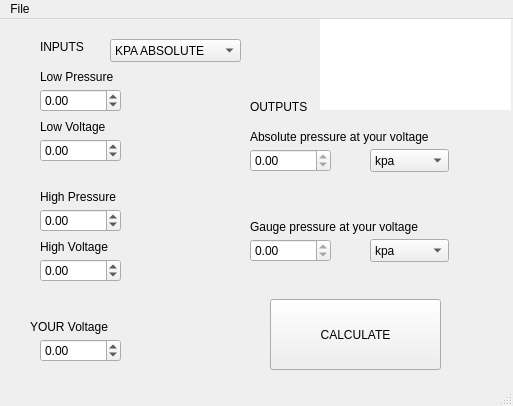
<?xml version="1.0" encoding="UTF-8"?>
<ui version="4.0">
 <class>MainWindow</class>
 <widget class="QMainWindow" name="MainWindow">
  <property name="windowModality">
   <enum>Qt::WindowModality::NonModal</enum>
  </property>
  <property name="geometry">
   <rect>
    <x>0</x>
    <y>0</y>
    <width>513</width>
    <height>406</height>
   </rect>
  </property>
  <property name="sizePolicy">
   <sizepolicy hsizetype="Preferred" vsizetype="Preferred">
    <horstretch>0</horstretch>
    <verstretch>0</verstretch>
   </sizepolicy>
  </property>
  <property name="minimumSize">
   <size>
    <width>513</width>
    <height>406</height>
   </size>
  </property>
  <property name="maximumSize">
   <size>
    <width>513</width>
    <height>406</height>
   </size>
  </property>
  <property name="windowTitle">
   <string>Pressure or Map sensor scaling calculator V1.0</string>
  </property>
  <property name="windowIcon">
   <iconset>
    <normaloff>whole TB logo.ico</normaloff>whole TB logo.ico</iconset>
  </property>
  <property name="autoFillBackground">
   <bool>true</bool>
  </property>
  <property name="animated">
   <bool>false</bool>
  </property>
  <widget class="QWidget" name="centralwidget">
   <widget class="QComboBox" name="inPressureComboBox">
    <property name="geometry">
     <rect>
      <x>110</x>
      <y>20</y>
      <width>131</width>
      <height>23</height>
     </rect>
    </property>
    <property name="currentIndex">
     <number>0</number>
    </property>
    <item>
     <property name="text">
      <string>KPA ABSOLUTE</string>
     </property>
    </item>
    <item>
     <property name="text">
      <string>PSI GAUGE</string>
     </property>
    </item>
    <item>
     <property name="text">
      <string>PSI ABSOLUTE</string>
     </property>
    </item>
    <item>
     <property name="text">
      <string>KPA GAUGE</string>
     </property>
    </item>
   </widget>
   <widget class="QLabel" name="label">
    <property name="geometry">
     <rect>
      <x>40</x>
      <y>50</y>
      <width>81</width>
      <height>16</height>
     </rect>
    </property>
    <property name="text">
     <string>Low Pressure</string>
    </property>
   </widget>
   <widget class="CustomDoubleSpinBox" name="lowPressureInput">
    <property name="geometry">
     <rect>
      <x>40</x>
      <y>70</y>
      <width>81</width>
      <height>23</height>
     </rect>
    </property>
    <property name="inputMethodHints">
     <set>Qt::InputMethodHint::ImhNone</set>
    </property>
    <property name="minimum">
     <double>-1000.000000000000000</double>
    </property>
    <property name="maximum">
     <double>1000.000000000000000</double>
    </property>
    <property name="singleStep">
     <double>0.500000000000000</double>
    </property>
   </widget>
   <widget class="CustomDoubleSpinBox" name="lowVoltageInput">
    <property name="geometry">
     <rect>
      <x>40</x>
      <y>120</y>
      <width>81</width>
      <height>23</height>
     </rect>
    </property>
    <property name="minimum">
     <double>-100.000000000000000</double>
    </property>
    <property name="maximum">
     <double>100.000000000000000</double>
    </property>
    <property name="singleStep">
     <double>0.500000000000000</double>
    </property>
   </widget>
   <widget class="QLabel" name="label_2">
    <property name="geometry">
     <rect>
      <x>40</x>
      <y>100</y>
      <width>101</width>
      <height>16</height>
     </rect>
    </property>
    <property name="text">
     <string>Low Voltage</string>
    </property>
   </widget>
   <widget class="QLabel" name="label_3">
    <property name="geometry">
     <rect>
      <x>40</x>
      <y>170</y>
      <width>91</width>
      <height>16</height>
     </rect>
    </property>
    <property name="text">
     <string>High Pressure</string>
    </property>
   </widget>
   <widget class="CustomDoubleSpinBox" name="highPressureInput">
    <property name="geometry">
     <rect>
      <x>40</x>
      <y>190</y>
      <width>81</width>
      <height>23</height>
     </rect>
    </property>
    <property name="minimum">
     <double>-1000.000000000000000</double>
    </property>
    <property name="maximum">
     <double>1000.000000000000000</double>
    </property>
    <property name="singleStep">
     <double>0.500000000000000</double>
    </property>
   </widget>
   <widget class="QLabel" name="label_4">
    <property name="geometry">
     <rect>
      <x>40</x>
      <y>220</y>
      <width>101</width>
      <height>16</height>
     </rect>
    </property>
    <property name="text">
     <string>High Voltage</string>
    </property>
   </widget>
   <widget class="CustomDoubleSpinBox" name="highVoltageInput">
    <property name="geometry">
     <rect>
      <x>40</x>
      <y>240</y>
      <width>81</width>
      <height>23</height>
     </rect>
    </property>
    <property name="minimum">
     <double>-100.000000000000000</double>
    </property>
    <property name="maximum">
     <double>100.000000000000000</double>
    </property>
    <property name="singleStep">
     <double>0.500000000000000</double>
    </property>
   </widget>
   <widget class="QLabel" name="label_5">
    <property name="geometry">
     <rect>
      <x>30</x>
      <y>300</y>
      <width>101</width>
      <height>16</height>
     </rect>
    </property>
    <property name="text">
     <string>YOUR Voltage</string>
    </property>
   </widget>
   <widget class="CustomDoubleSpinBox" name="yourVoltageInput">
    <property name="geometry">
     <rect>
      <x>40</x>
      <y>320</y>
      <width>81</width>
      <height>23</height>
     </rect>
    </property>
    <property name="minimum">
     <double>-100.000000000000000</double>
    </property>
    <property name="maximum">
     <double>100.000000000000000</double>
    </property>
    <property name="singleStep">
     <double>0.500000000000000</double>
    </property>
   </widget>
   <widget class="QLabel" name="label_6">
    <property name="geometry">
     <rect>
      <x>40</x>
      <y>20</y>
      <width>51</width>
      <height>16</height>
     </rect>
    </property>
    <property name="text">
     <string>INPUTS</string>
    </property>
   </widget>
   <widget class="QLabel" name="label_7">
    <property name="geometry">
     <rect>
      <x>250</x>
      <y>80</y>
      <width>81</width>
      <height>16</height>
     </rect>
    </property>
    <property name="text">
     <string>OUTPUTS</string>
    </property>
   </widget>
   <widget class="QDoubleSpinBox" name="pressureOutput">
    <property name="geometry">
     <rect>
      <x>250</x>
      <y>130</y>
      <width>81</width>
      <height>23</height>
     </rect>
    </property>
    <property name="readOnly">
     <bool>true</bool>
    </property>
    <property name="minimum">
     <double>-100000.000000000000000</double>
    </property>
    <property name="maximum">
     <double>100000.000000000000000</double>
    </property>
    <property name="singleStep">
     <double>0.500000000000000</double>
    </property>
   </widget>
   <widget class="QLabel" name="label_8">
    <property name="geometry">
     <rect>
      <x>250</x>
      <y>110</y>
      <width>211</width>
      <height>16</height>
     </rect>
    </property>
    <property name="text">
     <string>Absolute pressure at your voltage</string>
    </property>
   </widget>
   <widget class="QComboBox" name="absolutePressureComboBox">
    <property name="geometry">
     <rect>
      <x>370</x>
      <y>130</y>
      <width>79</width>
      <height>23</height>
     </rect>
    </property>
    <item>
     <property name="text">
      <string>kpa</string>
     </property>
    </item>
    <item>
     <property name="text">
      <string>PSI</string>
     </property>
    </item>
   </widget>
   <widget class="QLabel" name="label_9">
    <property name="geometry">
     <rect>
      <x>250</x>
      <y>200</y>
      <width>191</width>
      <height>16</height>
     </rect>
    </property>
    <property name="text">
     <string>Gauge pressure at your voltage</string>
    </property>
   </widget>
   <widget class="QComboBox" name="gaugePressureComboBox">
    <property name="geometry">
     <rect>
      <x>370</x>
      <y>220</y>
      <width>79</width>
      <height>23</height>
     </rect>
    </property>
    <property name="currentIndex">
     <number>0</number>
    </property>
    <item>
     <property name="text">
      <string>kpa</string>
     </property>
    </item>
    <item>
     <property name="text">
      <string>PSI</string>
     </property>
    </item>
   </widget>
   <widget class="QDoubleSpinBox" name="gaugeOutput">
    <property name="geometry">
     <rect>
      <x>250</x>
      <y>220</y>
      <width>81</width>
      <height>23</height>
     </rect>
    </property>
    <property name="readOnly">
     <bool>true</bool>
    </property>
    <property name="minimum">
     <double>-100000.000000000000000</double>
    </property>
    <property name="maximum">
     <double>100000.000000000000000</double>
    </property>
   </widget>
   <widget class="QPushButton" name="calculateButton">
    <property name="geometry">
     <rect>
      <x>270</x>
      <y>280</y>
      <width>171</width>
      <height>71</height>
     </rect>
    </property>
    <property name="text">
     <string>CALCULATE</string>
    </property>
   </widget>
   <widget class="QTextEdit" name="textEdit">
    <property name="geometry">
     <rect>
      <x>320</x>
      <y>0</y>
      <width>191</width>
      <height>91</height>
     </rect>
    </property>
    <property name="frameShape">
     <enum>QFrame::Shape::NoFrame</enum>
    </property>
    <property name="frameShadow">
     <enum>QFrame::Shadow::Plain</enum>
    </property>
    <property name="readOnly">
     <bool>true</bool>
    </property>
    <property name="html">
     <string>&lt;!DOCTYPE HTML PUBLIC &quot;-//W3C//DTD HTML 4.0//EN&quot; &quot;http://www.w3.org/TR/REC-html40/strict.dtd&quot;&gt;
&lt;html&gt;&lt;head&gt;&lt;meta name=&quot;qrichtext&quot; content=&quot;1&quot; /&gt;&lt;meta charset=&quot;utf-8&quot; /&gt;&lt;style type=&quot;text/css&quot;&gt;
p, li { white-space: pre-wrap; }
hr { height: 1px; border-width: 0; }
li.unchecked::marker { content: &quot;\2610&quot;; }
li.checked::marker { content: &quot;\2612&quot;; }
&lt;/style&gt;&lt;/head&gt;&lt;body style=&quot; font-family:'Segoe UI'; font-size:9pt; font-weight:400; font-style:normal;&quot;&gt;
&lt;p align=&quot;center&quot; style=&quot; margin-top:0px; margin-bottom:0px; margin-left:0px; margin-right:0px; -qt-block-indent:0; text-indent:0px;&quot;&gt;&lt;img src=&quot;:/G:/Twisted Builds LLC all files related to business/Grapic Content/Logo - Color/Twisted-Builds-Logo-Color-Transparent 150 x 75.png&quot; /&gt;&lt;/p&gt;&lt;/body&gt;&lt;/html&gt;</string>
    </property>
   </widget>
   <zorder>inPressureComboBox</zorder>
   <zorder>label</zorder>
   <zorder>lowPressureInput</zorder>
   <zorder>lowVoltageInput</zorder>
   <zorder>label_2</zorder>
   <zorder>label_3</zorder>
   <zorder>highPressureInput</zorder>
   <zorder>label_4</zorder>
   <zorder>highVoltageInput</zorder>
   <zorder>label_5</zorder>
   <zorder>yourVoltageInput</zorder>
   <zorder>label_6</zorder>
   <zorder>pressureOutput</zorder>
   <zorder>absolutePressureComboBox</zorder>
   <zorder>label_9</zorder>
   <zorder>gaugePressureComboBox</zorder>
   <zorder>gaugeOutput</zorder>
   <zorder>calculateButton</zorder>
   <zorder>label_7</zorder>
   <zorder>label_8</zorder>
   <zorder>textEdit</zorder>
  </widget>
  <widget class="QMenuBar" name="menubar">
   <property name="geometry">
    <rect>
     <x>0</x>
     <y>0</y>
     <width>513</width>
     <height>21</height>
    </rect>
   </property>
   <widget class="QMenu" name="menuCanbus_Logger_V2_0">
    <property name="title">
     <string>File</string>
    </property>
    <addaction name="actionAbout"/>
    <addaction name="actionHelp"/>
    <addaction name="actionClose"/>
   </widget>
   <addaction name="menuCanbus_Logger_V2_0"/>
  </widget>
  <widget class="QStatusBar" name="statusbar"/>
  <action name="actionFile">
   <property name="text">
    <string>Connection</string>
   </property>
  </action>
  <action name="actionAbout">
   <property name="text">
    <string>About</string>
   </property>
  </action>
  <action name="actionHelp">
   <property name="text">
    <string>Help</string>
   </property>
   <property name="menuRole">
    <enum>QAction::MenuRole::TextHeuristicRole</enum>
   </property>
  </action>
  <action name="actionClose">
   <property name="text">
    <string>Close</string>
   </property>
  </action>
 </widget>
 <customwidgets>
  <customwidget>
   <class>CustomDoubleSpinBox</class>
   <extends>QDoubleSpinBox</extends>
   <header>CustomDoubleSpinBox.h</header>
  </customwidget>
 </customwidgets>
 <resources/>
 <connections/>
</ui>
